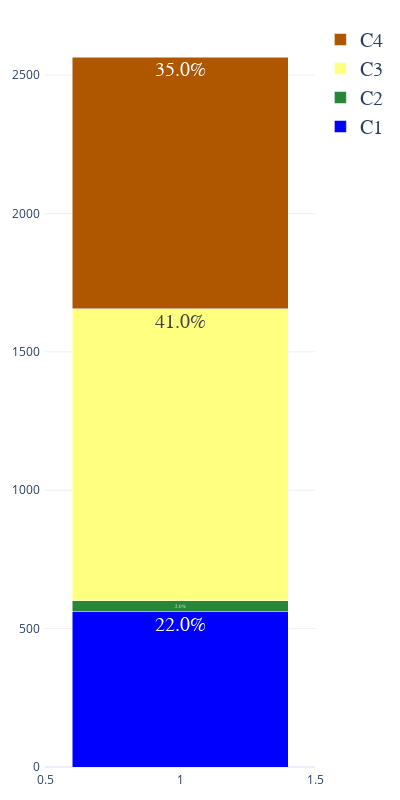

Notebook source saved alongside this figure:
### Markdown cell above
- Classes Representation - Training Set:

### Code cell
import plotly.graph_objects as go
class_dist_train = go.Figure()
class_dist_train.add_trace(go.Bar(x=[1], y=np.array(len(GUI.Data_dict['y'][GUI.Data_dict['y'] == 'C1'])), text="{}%".format(round((len(GUI.Data_dict['y'][GUI.Data_dict['y'] == 'C1'])/len(GUI.Data_dict['y']))*100,0)), 
                     textposition='auto', textfont={'family':'Arial', 'size':20}, marker_color='blue', name='C1' )) #, text='C1', ,
class_dist_train.add_trace(go.Bar(x=[1], y=np.array(len(GUI.Data_dict['y'][GUI.Data_dict['y'] == 'C2'])), text="{}%".format(round((len(GUI.Data_dict['y'][GUI.Data_dict['y'] == 'C2'])/len(GUI.Data_dict['y']))*100,0)), 
                     textposition='auto', textfont={'family':'Arial', 'size':20}, marker_color='#288638', name='C2')) #name='C2', text='C2', textposition='auto'
class_dist_train.add_trace(go.Bar(x=[1], y=np.array(len(GUI.Data_dict['y'][GUI.Data_dict['y'] == 'C3'])), text="{}%".format(round((len(GUI.Data_dict['y'][GUI.Data_dict['y'] == 'C3'])/len(GUI.Data_dict['y']))*100,0)), 
                     textposition='auto', textfont={'family':'Arial', 'size':20}, marker_color='#ffff80', name='C3')) #name='C3', text='C3', textposition='auto'
class_dist_train.add_trace(go.Bar(x=[1], y=np.array(len(GUI.Data_dict['y'][GUI.Data_dict['y'] == 'C4'])), text="{}%".format(round((len(GUI.Data_dict['y'][GUI.Data_dict['y'] == 'C4'])/len(GUI.Data_dict['y']))*100,0)), 
                     textposition='auto', textfont={'family':'Arial', 'size':20}, marker_color='#ae5700', name='C4' )) #name='C4', text='C4', textposition='auto'
class_dist_train.update_layout(barmode='stack', autosize=False, width=400, height=800,
                      legend = dict(font={'family':'Arial', 'size':20}, orientation='v'),
                      margin = go.layout.Margin(l=20,r=20,b=20,t=20,pad = 4), template='plotly_white')

class_dist_train.update_traces(opacity=1)
class_dist_train.show()

### Figure 1 — Plotly figure (JSON) as saved in the notebook; plotly's stock layout.template omitted (floating-point values rounded to 4 significant figures)
{"data": [{"marker": {"color": "blue"}, "name": "C1", "opacity": 1, "text": "22.0%", "textfont": {"family": "Arial", "size": 20}, "textposition": "auto", "type": "bar", "x": [1], "y": [561]}, {"marker": {"color": "#288638"}, "name": "C2", "opacity": 1, "text": "2.0%", "textfont": {"family": "Arial", "size": 20}, "textposition": "auto", "type": "bar", "x": [1], "y": [40]}, {"marker": {"color": "#ffff80"}, "name": "C3", "opacity": 1, "text": "41.0%", "textfont": {"family": "Arial", "size": 20}, "textposition": "auto", "type": "bar", "x": [1], "y": [1055]}, {"marker": {"color": "#ae5700"}, "name": "C4", "opacity": 1, "text": "35.0%", "textfont": {"family": "Arial", "size": 20}, "textposition": "auto", "type": "bar", "x": [1], "y": [908]}], "layout": {"autosize": false, "barmode": "stack", "height": 800, "legend": {"font": {"family": "Arial", "size": 20}, "orientation": "v"}, "margin": {"b": 20, "l": 20, "pad": 4, "r": 20, "t": 20}, "width": 400, "xaxis": {"autorange": true, "range": [0.5, 1.5], "type": "linear"}, "yaxis": {"autorange": true, "range": [0, 2699.0], "type": "linear"}}}
